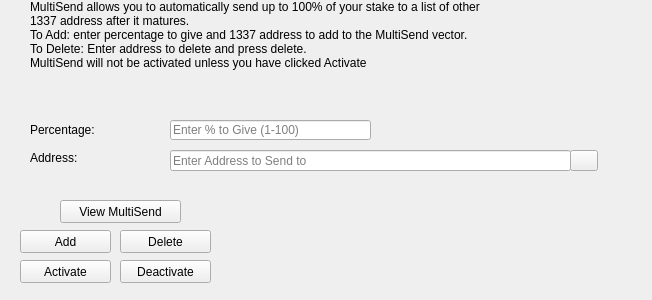
<?xml version="1.0" encoding="UTF-8"?>
<ui version="4.0">
 <class>MultiSendDialog</class>
 <widget class="QWidget" name="MultiSendDialog">
  <property name="windowModality">
   <enum>Qt::NonModal</enum>
  </property>
  <property name="geometry">
   <rect>
    <x>0</x>
    <y>0</y>
    <width>652</width>
    <height>300</height>
   </rect>
  </property>
  <property name="windowTitle">
   <string>MultiSend</string>
  </property>
  <widget class="QLineEdit" name="multiSendPercentEdit">
   <property name="geometry">
    <rect>
     <x>170</x>
     <y>120</y>
     <width>201</width>
     <height>20</height>
    </rect>
   </property>
   <property name="toolTip">
    <string>Enter whole numbers 1 - 100</string>
   </property>
   <property name="placeholderText">
    <string>Enter % to Give (1-100)</string>
   </property>
  </widget>
  <widget class="QLineEdit" name="multiSendAddressEdit">
   <property name="geometry">
    <rect>
     <x>170</x>
     <y>150</y>
     <width>401</width>
     <height>21</height>
    </rect>
   </property>
   <property name="toolTip">
    <string/>
   </property>
   <property name="placeholderText">
    <string>Enter Address to Send to</string>
   </property>
  </widget>
  <widget class="QLabel" name="label_2">
   <property name="geometry">
    <rect>
     <x>30</x>
     <y>0</y>
     <width>451</width>
     <height>121</height>
    </rect>
   </property>
   <property name="lineWidth">
    <number>1</number>
   </property>
   <property name="text">
    <string>MultiSend allows you to automatically send up to 100% of your stake to a list of other 1337 address after it matures.
To Add: enter percentage to give and 1337 address to add to the MultiSend vector. 
To Delete: Enter address to delete and press delete.
MultiSend will not be activated unless you have clicked Activate</string>
   </property>
   <property name="alignment">
    <set>Qt::AlignLeading|Qt::AlignLeft|Qt::AlignTop</set>
   </property>
   <property name="wordWrap">
    <bool>true</bool>
   </property>
  </widget>
  <widget class="QLabel" name="message">
   <property name="geometry">
    <rect>
     <x>240</x>
     <y>200</y>
     <width>381</width>
     <height>91</height>
    </rect>
   </property>
   <property name="text">
    <string/>
   </property>
  </widget>
  <widget class="QPushButton" name="addButton">
   <property name="geometry">
    <rect>
     <x>20</x>
     <y>230</y>
     <width>91</width>
     <height>23</height>
    </rect>
   </property>
   <property name="toolTip">
    <string/>
   </property>
   <property name="statusTip">
    <string>Add to MultiSend Vector</string>
   </property>
   <property name="text">
    <string>Add</string>
   </property>
  </widget>
  <widget class="QPushButton" name="disableButton">
   <property name="geometry">
    <rect>
     <x>120</x>
     <y>260</y>
     <width>91</width>
     <height>23</height>
    </rect>
   </property>
   <property name="statusTip">
    <string>Deactivate MultiSend</string>
   </property>
   <property name="text">
    <string>Deactivate</string>
   </property>
  </widget>
  <widget class="QPushButton" name="addressBookButton">
   <property name="geometry">
    <rect>
     <x>570</x>
     <y>150</y>
     <width>28</width>
     <height>21</height>
    </rect>
   </property>
   <property name="toolTip">
    <string>Choose an address from the address book</string>
   </property>
   <property name="text">
    <string/>
   </property>
   <property name="icon">
    <iconset resource="../bitcoin.qrc">
     <normaloff>:/icons/address-book</normaloff>:/icons/address-book</iconset>
   </property>
   <property name="shortcut">
    <string>Alt+A</string>
   </property>
   <property name="autoDefault">
    <bool>false</bool>
   </property>
  </widget>
  <widget class="QLabel" name="label">
   <property name="geometry">
    <rect>
     <x>30</x>
     <y>120</y>
     <width>121</width>
     <height>20</height>
    </rect>
   </property>
   <property name="toolTip">
    <string>Percentage of stake to send</string>
   </property>
   <property name="text">
    <string>Percentage:</string>
   </property>
  </widget>
  <widget class="QLabel" name="label_5">
   <property name="geometry">
    <rect>
     <x>30</x>
     <y>150</y>
     <width>111</width>
     <height>16</height>
    </rect>
   </property>
   <property name="toolTip">
    <string>Address to send portion of stake to</string>
   </property>
   <property name="text">
    <string>Address:</string>
   </property>
  </widget>
  <widget class="QPushButton" name="deleteButton">
   <property name="geometry">
    <rect>
     <x>120</x>
     <y>230</y>
     <width>91</width>
     <height>23</height>
    </rect>
   </property>
   <property name="toolTip">
    <string/>
   </property>
   <property name="statusTip">
    <string>Delete Address From MultiSend Vector</string>
   </property>
   <property name="text">
    <string>Delete</string>
   </property>
  </widget>
  <widget class="QPushButton" name="activateButton">
   <property name="geometry">
    <rect>
     <x>20</x>
     <y>260</y>
     <width>91</width>
     <height>23</height>
    </rect>
   </property>
   <property name="statusTip">
    <string>Activate MultiSend</string>
   </property>
   <property name="text">
    <string>Activate</string>
   </property>
  </widget>
  <widget class="QPushButton" name="viewButton">
   <property name="geometry">
    <rect>
     <x>60</x>
     <y>200</y>
     <width>121</width>
     <height>23</height>
    </rect>
   </property>
   <property name="toolTip">
    <string/>
   </property>
   <property name="statusTip">
    <string>View MultiSend Vector</string>
   </property>
   <property name="text">
    <string>View MultiSend</string>
   </property>
  </widget>
 </widget>
 <resources>
  <include location="../bitcoin.qrc"/>
 </resources>
 <connections/>
</ui>
